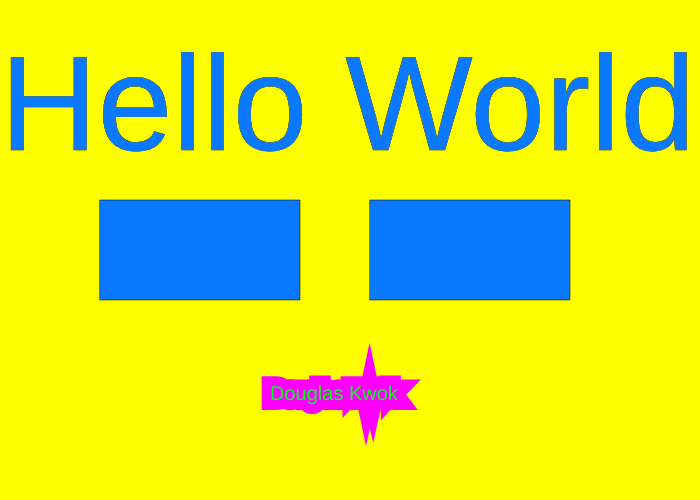
Frame 1 (no input)
Frame 60 (no input): identical to frame 1, image omitted
Frame 120 (the mouse pressed at the canvas centre since frame 60): identical to frame 1, image omitted

The p5.js sketch that drew this single still picture (run headless with seeded random() and noise() and a simulated clock; from frame 60 on, the mouse is pressed at the canvas centre):

// p5.js sketch
// ── sketch.js
function setup()
{
  createCanvas(700,500);
  
}

function draw()
{
	background(255,255,0)

	fill(10,120,255);
	stroke(0,0,1);
	strokeWeight(0.5);

	rect(100,200,200,100);

	textSize(135)

	text("Hello World",0,150);

	fill(255,255,255);

	textSize(10)
	
	text("Donald Trump",380,280);

	fill(10,120,255);

	rect(370,200,200,100);

	
	textSize(20)

	fill(0,255,25);
	stroke(255,0,255);
	strokeWeight(20);

	text("Douglas Kwok",270,400);

}
